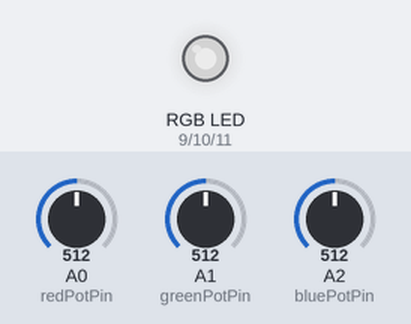
Bench run of a sketch on a simulated Arduino Uno, built with avr-gcc and run on an emulated ATmega328P. Shown: an RGB LED mixed from three pins (HIGH = lit). The test bench sets the inputs (shaded band); at power-on: A0 (redPotPin) = 512, A1 (greenPotPin) = 512, A2 (bluePotPin) = 512. Dim RGB values are drawn brighter than linear.

Above: at 1.2 s.
1.3 s: A0 (redPotPin) set to 716
At 1.9 s:
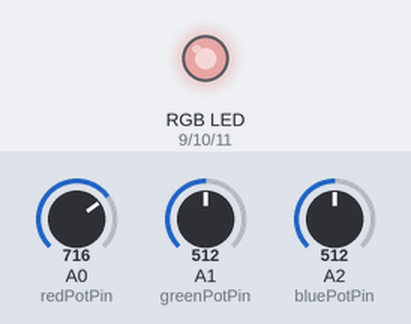
2.8 s: A1 (greenPotPin) set to 716
At 3.1 s:
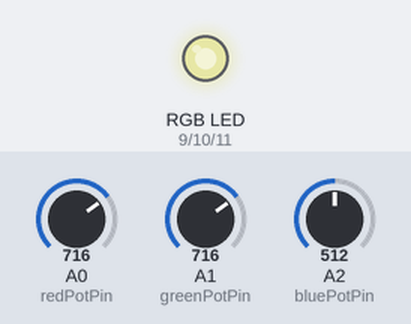
4.3 s: A2 (bluePotPin) set to 716
At 5.4 s:
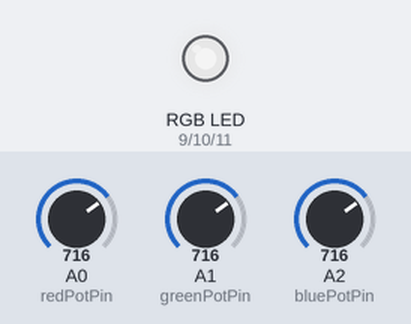
5.8 s: A0 (redPotPin) set to 900
At 6.5 s:
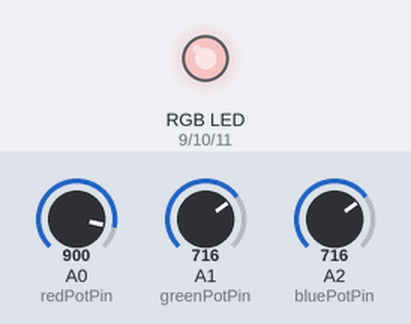
7.3 s: A1 (greenPotPin) set to 900
At 7.7 s:
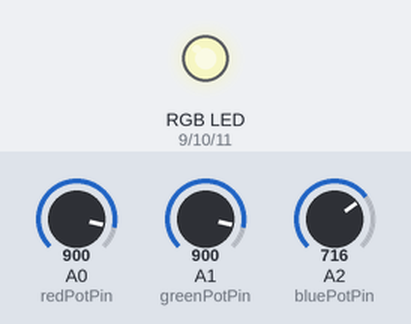
8.8 s: A2 (bluePotPin) set to 900
At 10.0 s:
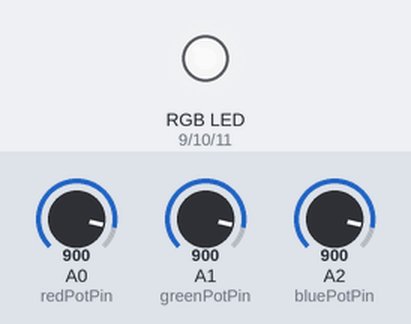
Timing chart, 0 to 11.3 s (numbered marks = the images above; inputs shaded):
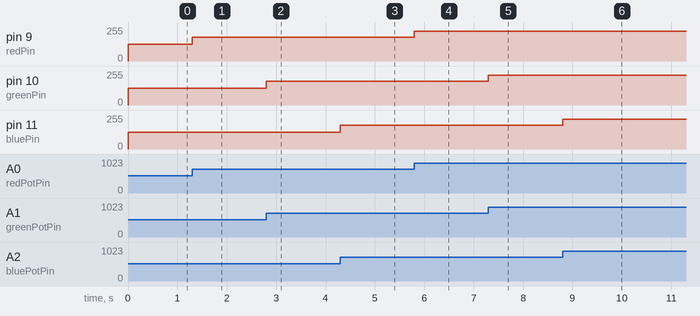

The sketch:

Homework1.ino
```cpp
const int redPin = 9;
const int greenPin = 10;
const int bluePin = 11;

const int redPotPin = A0;
const int greenPotPin = A1;
const int bluePotPin = A2;

const int potLowerBound = 0;
const int potUpperBound = 1023;
const int ledLowerBound = 0;
const int ledUpperBound = 255;

int redPotValue = 0;
int greenPotValue = 0;
int bluePotValue = 0;

int redLedBrightness = 0;
int greenLedBrightness  = 0;
int blueLedBrightness = 0;

void setup() {

  pinMode(redPin, OUTPUT);
  pinMode(greenPin, OUTPUT);
  pinMode(bluePin, OUTPUT);

  pinMode(redPotPin, INPUT);
  pinMode(greenPotPin, INPUT);
  pinMode(bluePotPin, INPUT);

}

void loop() {

  redPotValue = analogRead(redPotPin);
  greenPotValue = analogRead(greenPotPin);
  bluePotValue = analogRead(bluePotPin);

  redLedBrightness = map(redPotValue, potLowerBound, potUpperBound, ledLowerBound, ledUpperBound);
  greenLedBrightness = map(greenPotValue, potLowerBound, potUpperBound, ledLowerBound, ledUpperBound);
  blueLedBrightness =  map(bluePotValue, potLowerBound, potUpperBound, ledLowerBound, ledUpperBound);

  analogWrite(redPin, redLedBrightness);
  analogWrite(greenPin, greenLedBrightness);
  analogWrite(bluePin, blueLedBrightness);

}
```

Measured:
- after the input at 1.3 s, pin 9 (redPin): 127/255 → 178/255 at once
- after the input at 2.8 s, pin 10 (greenPin): 127/255 → 178/255 at once
- after the input at 4.3 s, pin 11 (bluePin): 127/255 → 178/255 at once
- after the input at 5.8 s, pin 9 (redPin): 178/255 → 224/255 at once
- after the input at 7.3 s, pin 10 (greenPin): 178/255 → 224/255 at once
- after the input at 8.8 s, pin 11 (bluePin): 178/255 → 224/255 at once
